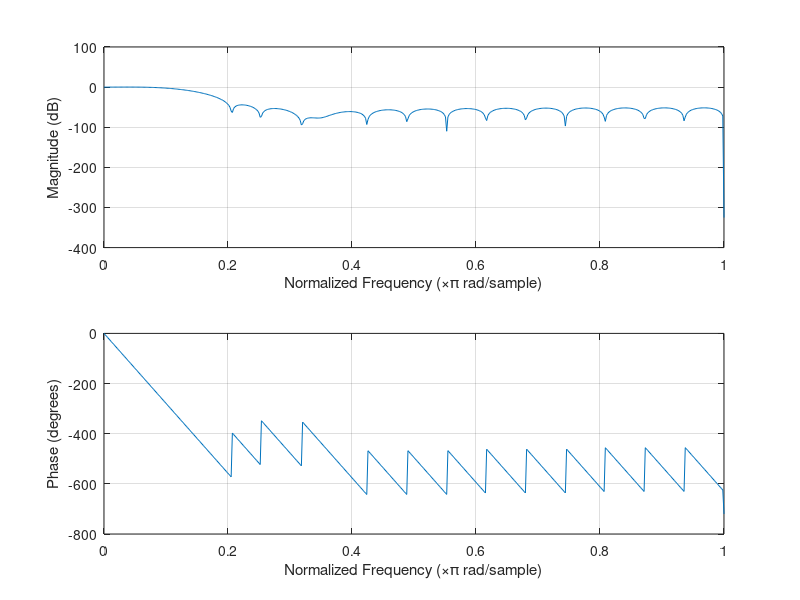
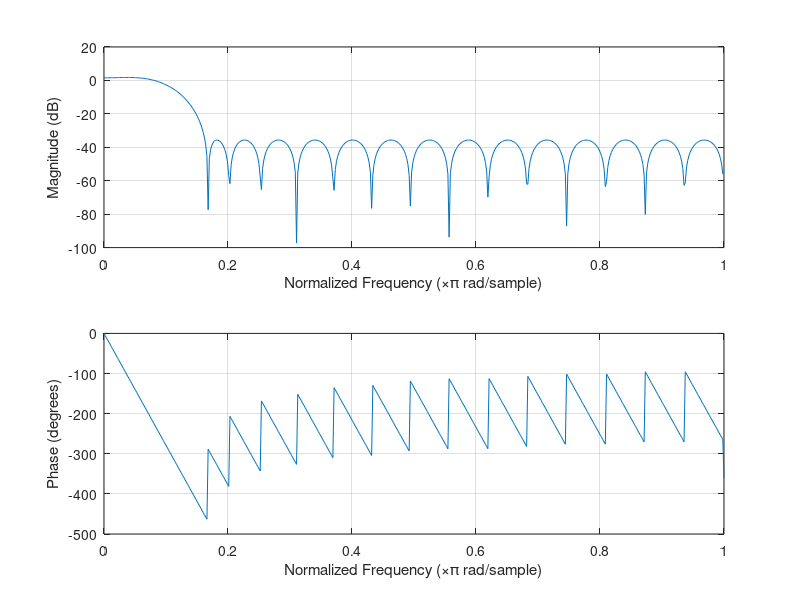

MATLAB code to generate these figures, in order:
clear all    % Clean all constant and variables
close all    % Close all windows
%clf         % Clean the figure window
clc          % Clean the command window
%echo off    % Inhibits the code view in the command window during its execution

Fs = 49152000 / 32;
Fc = 96000;

bsz = 32;

b = fir1(bsz - 1, Fc / (Fs / 2), 'low', chebwin(bsz, 30));

c = [-0.012965203242283046
    -0.011063871437052475
    -0.01381052731749904
    -0.015174998393263523
    -0.014304418426721774
    -0.010437916541926103
    -0.0030255457156377723
    0.008138484218759226
    0.022842199498899863
    0.040437877521881924
    0.05982878524618375
    0.07957268463660754
    0.09807546328765063
    0.11371708778573901
    0.12503434029423857
    0.13098661349220492
    0.13098661349220492
    0.12503434029423857
    0.11371708778573901
    0.09807546328765063
    0.07957268463660754
    0.05982878524618375
    0.040437877521881924
    0.022842199498899863
    0.008138484218759226
    -0.0030255457156377723
    -0.010437916541926103
    -0.014304418426721774
    -0.015174998393263523
    -0.01381052731749904
    -0.011063871437052475
    -0.012965203242283046];

figure('Name', 'fit1 response', 'NumberTitle', 'off');
freqz(b, 1);
figure('Name', 'TFilter response', 'NumberTitle', 'off');
freqz(c, 1);

outfile = fopen('fir_coeffs.memh', 'w');
fprintf(outfile, '// Coef size (%u)\n', bsz);
fprintf(outfile, '%04X\n', typecast(int16(b * 32767), 'uint16'));